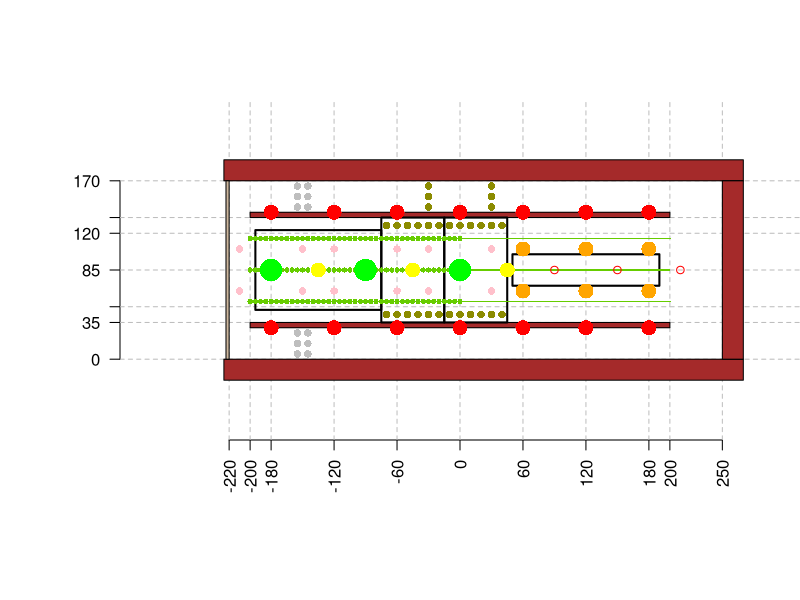

The R source for this figure:
## ---- chunk 1
knitr::opts_chunk$set(collapse=TRUE, comment = "#>", fig.width=9, fig.height=6, eval=TRUE, echo=TRUE, results="verbatim", dpi=75)
## ---- chunk 2
spot = function (x,y,...) {
  points(rep(x, each=length(y)), rep(y, length(x)), ...)
}


idx_v = c(-220, -200, -180, -120, -60, 0, 60, 120, 180, 200, 250)
idx_h = c(0, 35, 50, 85, 120, 135, 170)

par(mar=c(3,6,0,0))
layout(matrix(c(1,1),1), respect=TRUE)
plot(0,0,col=0, xlim=c(-300,300), ylim=c(-65,235), xaxt="n", yaxt="n", xlab="", ylab="", bty="n")
axis(1, idx_v, las=2,  bty="n")
axis(2, idx_h, las=2,  bty="n")
# rect(0,0,500,170)

# rule
abline(
  v=idx_v,
  h=idx_h,   
  col="grey", lty=2
)


# frame
rect(270,170,-225, 190, col="brown")
rect(270,0,-225, -20, col="brown")
rect(250,0,270,170, col="brown")
rect(-220,0,-223,170, col="bisque3")

# structures 
# foot
rect(200, 30,-200, 35, col="brown")
rect(200,140,-200,135, col="brown")
# squares
rect(-195,47,-75, 123, lwd=2)
rect(-75, 35,-15, 135, lwd=2)
rect(-15, 35, 45, 135, lwd=2)
rect(50, 70,190, 100, lwd=2)

# fraises
points(c(-180, -120, -60, 0, 60, 120, 180), rep(30, 7) ,cex=2, col="red"   , pch=16)
points(c(-180, -120, -60, 0, 60, 120, 180), rep(140, 7),cex=2, col="red"   , pch=16)
# pois magetout
g=0:200   ; points(g, rep( 55 , length(g)), cex=.2, col="chartreuse3", pch=16)
g=0:200   ; points(g, rep( 85, length(g)), cex=.2, col="chartreuse3", pch=16)
g=0:200   ; points(g, rep( 115, length(g)), cex=.2, col="chartreuse3", pch=16)
# feves
g=unique(round((-200:0)/5)*5)  ; points(g, rep( 55, length(g)) , cex=.7, col="chartreuse3", pch=16)
g=unique(round((-200:0)/5)*5)  ; points(g, rep( 85, length(g)), cex=.7, col="chartreuse3", pch=16)
g=unique(round((-200:0)/5)*5)  ; points(g, rep( 115, length(g)), cex=.7, col="chartreuse3", pch=16)
# courgettes
points(c(-180, -90, 0), rep(85, 3)                        ,cex=3, col="green" , pch=16)
# mais
points(c(-135, -45, 45), rep(85, 3)                       ,cex=2, col="yellow", pch=16)
# courges
points(c( 60, 120, 180), rep(105, 3)                      ,cex=2, col="orange", pch=16)
points(c( 60, 120, 180), rep( 65, 3)                      ,cex=2, col="orange", pch=16)
# tomates
points(c( 90, 150, 210), rep(85, 3)                       ,cex=1, col="red", pch=1)
# fleur
points(c(-210, -150, -120, -60, -30, 30), rep(105, 6)      ,cex=1, col="pink", pch=16)
points(c(-210, -150, -120, -60, -30, 30), rep( 65, 6)      ,cex=1, col="pink", pch=16)
# ail
spot((-7:4  )*10, c(42.5, 127.5), col="yellow4", pch=16)
spot(c(-30, 30), c(145, 155, 165), col="yellow4", pch=16)
# oignons
spot(c(-155,-145), c(5, 15, 25, 145, 155, 165), col="grey", pch=16, cex=1)





# radis

# carotte

# choux

# blette

# tournesol

# haricot a rame

# haricot nain

# salades



## ---- chunk 3
sessionInfo()
